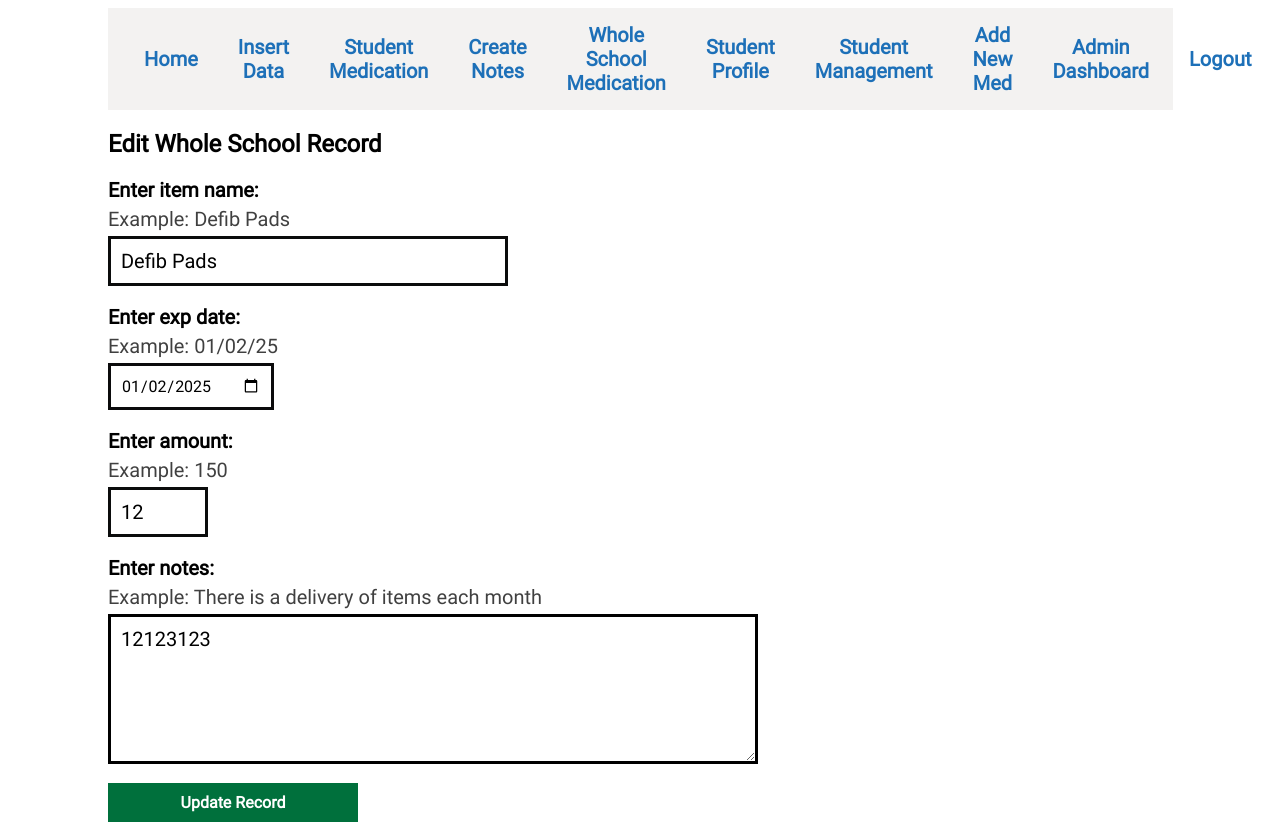
Page /whole_school/edit_school_record.php?whole_school_id=1 on the committed database.
### tables this page shows
CREATE TABLE `whole_school` (
  `whole_school_id` int NOT NULL,
  `name` text NOT NULL,
  `exp_date` int NOT NULL,
  `amount_left` int NOT NULL,
  `notes` text NOT NULL,
  `archived` tinyint(1) NOT NULL
);

### whole_school/edit_school_record.php (the view, shortened to what this page needs)
<?php
include "../server/db_connect.php";
$whole_school_id = intval($_GET['whole_school_id']);
$name = $exp_date = $amount_left = $notes = "";
try {
    $sql = "SELECT * FROM whole_school WHERE whole_school_id = :whole_school_id";
    $stmt = $conn->prepare($sql);
    $stmt->bindParam(':whole_school_id', $whole_school_id, PDO::PARAM_INT);
    $stmt->execute();
    $record = $stmt->fetch(PDO::FETCH_ASSOC);
    $name = $record['name'];
    $exp_date = date('Y-m-d', $record['exp_date']);
    $amount_left = $record['amount_left'];
    $notes = $record['notes'];
} catch (PDOException $e) {
    die("<p class='error'>Database error: " . htmlspecialchars($e->getMessage()) . "</p>");
}
?>
<link rel="stylesheet" href="../assets/style/style.css">
<body class="full_page_styling">
<div>
<div>
        <ul class="nav_bar">
            <div class="nav_left">
                <li class="navbar_li"><a href="../dashboard/dashboard.php">Home</a></li>
                <li class="navbar_li"><a href="../insert_data/insert_data_home.php">Insert Data</a></li>
                <li class="navbar_li"><a href="../bigtable/bigtable.php">Student Medication</a></li>
                <li class="navbar_li"><a href="../log/log_form.php">Create Notes</a></li>
                <li class="navbar_li"><a href="../whole_school/whole_school_table.php">Whole School Medication</a></li>
                <li class="navbar_li"><a href="../student_profile/student_profile.php">Student Profile</a></li>
                <li class="navbar_li"><a href="../edit_details/student_table.php">Student Management</a></li>
                <li class="navbar_li"><a href="../log-new-med/log_new_med.php">Add New Med</a></li>
            </div>
            <div class="nav_left">
                <li class="navbar_li"><a href="../admin/admin_dashboard.php">Admin Dashboard</a></li>
                <li class="navbar_li"><a href="../logout.php">Logout</a></li>
            </div>
        </ul>
    </div>
    <div id="edit-record">
        <h2>Edit Whole School Record</h2>
        <form method="POST" action="">
            <div class='text-element'>Enter item name:</div>
            <div class='text-element-faded'>Example: Defib Pads</div>
            <input class="text_input" type="text" id="name" name="name" value="<?php echo htmlspecialchars($name); ?>" required>
            <br><br>
            <div class='text-element'>Enter exp date:</div>
            <div class='text-element-faded'>Example: 01/02/25</div>
            <input class="temp_date_field" type="date" id="exp_date" name="exp_date" value="<?php echo htmlspecialchars($exp_date); ?>" required>
            <br><br>
            <div class='text-element'>Enter amount:</div>
            <div class='text-element-faded'>Example: 150</div>
            <input class="smaller_int_input" type="number" id="amount_left" name="amount_left" value="<?php echo htmlspecialchars($amount_left); ?>" min="0" required>
            <br><br>
            <div class='text-element'>Enter notes:</div>
            <div class='text-element-faded'>Example: There is a delivery of items each month</div>
            <textarea class="text_area" id="notes" name="notes"><?php echo htmlspecialchars($notes); ?></textarea>
            <br><br>
            <button class="submit" type="submit" name="update_record">Update Record</button>
        </form>
    </div>
</div>
</body>

### assets/style/style.css (style rules this page uses)
* { font-family: Roboto; }
.text_input { font-family: Roboto; width: 400px; font-size: 20px; padding: 10px; border: solid #0b0c0c; cursor: pointer; }
.submit { font-weight: bold; cursor: pointer; font-family: Roboto; padding: 10px; font-size: 16px; width: 250px; background: #00703c; border: none; color: white; }
.nav_bar { background: #f3f2f1; list-style-type: none; margin: 0; padding: 0; display: flex; justify-content: space-between; align-items: center; padding: 0 16px; }
.nav_left, .nav_right { display: flex; align-items: center; }
.navbar_li { margin: 0; padding: 0; display: inline-block; }
.navbar_li a { display: block; color: #1d70b8; text-align: center; padding: 15px 20px; text-decoration: none; position: relative; font-family: roboto; font-size: 20px; font-weight: bold; }
.full_page_styling { padding-left: 100px; padding-right: 100px; }
.text-element { font-size: 20px; color: #000; font-weight: bold; padding-bottom: 5px; }
.text-element-faded { font-size: 20px; color: rgba(0, 0, 0, 0.75); padding-bottom: 5px; }
.text_area { padding: 10px; width: 650px; height: 150px; font-size: 20px; font-family: Roboto; border: solid #000; }
.smaller_int_input { font-family: Roboto; width: 100px; font-size: 20px; padding: 10px; border: solid #0b0c0c; cursor: pointer; }
.temp_date_field { padding: 10px; font-family: Roboto; font-size: 16px; border: solid #0b0b0c; }

### rows in the picture
whole_school: name "Defib Pads", exp_date "01/02/2025", amount_left "12", notes "12123123"
